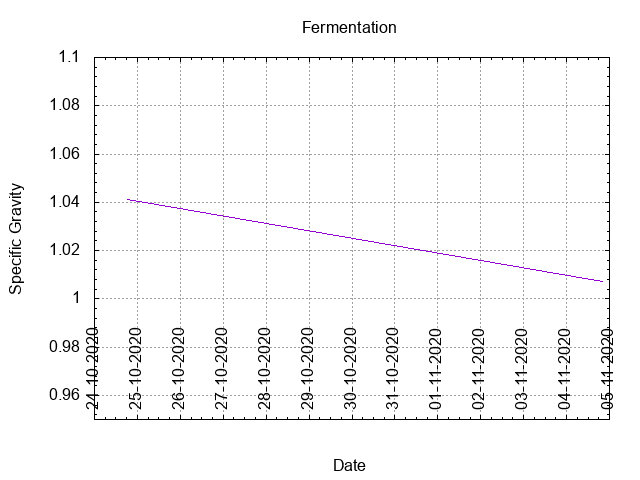

gnuplot code for this plot:
# setup graph
set term png
output_file = "gravity.png"
set output output_file
set title "Fermentation"
set style data lines
set ylabel "Specific Gravity"
set yrange [0.95:1.1]
set grid y
set ytics 0.02
set mytics 5
set xlabel "Date"
set grid x
set xtic offset 0,1.0 rotate by 90
set autoscale x
set xdata time
set timefmt "%d-%m-%Y  %H:%M"
set format x "%d-%m-%Y"
plot "fermentation.data" using 1:5 title ""
# set output back to default
set output
# reset terminal type
set terminal pop
